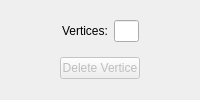
                     <widget class="QWidget" name="page_27">
                      <layout class="QVBoxLayout" name="verticalLayout_26">
                       <item>
                        <layout class="QHBoxLayout" name="horizontalLayout_31">
                         <item>
                          <spacer name="horizontalSpacer_66">
                           <property name="orientation">
                            <enum>Qt::Horizontal</enum>
                           </property>
                           <property name="sizeHint" stdset="0">
                            <size>
                             <width>40</width>
                             <height>20</height>
                            </size>
                           </property>
                          </spacer>
                         </item>
                         <item>
                          <widget class="QLabel" name="label_71">
                           <property name="text">
                            <string>Vertices:</string>
                           </property>
                          </widget>
                         </item>
                         <item>
                          <widget class="QLineEdit" name="lineEditVertices_2">
                           <property name="maximumSize">
                            <size>
                             <width>25</width>
                             <height>16777215</height>
                            </size>
                           </property>
                           <property name="text">
                            <string/>
                           </property>
                           <property name="readOnly">
                            <bool>true</bool>
                           </property>
                          </widget>
                         </item>
                         <item>
                          <spacer name="horizontalSpacer_67">
                           <property name="orientation">
                            <enum>Qt::Horizontal</enum>
                           </property>
                           <property name="sizeHint" stdset="0">
                            <size>
                             <width>40</width>
                             <height>20</height>
                            </size>
                           </property>
                          </spacer>
                         </item>
                        </layout>
                       </item>
                       <item>
                        <layout class="QHBoxLayout" name="horizontalLayout_32">
                         <item>
                          <spacer name="horizontalSpacer_68">
                           <property name="orientation">
                            <enum>Qt::Horizontal</enum>
                           </property>
                           <property name="sizeHint" stdset="0">
                            <size>
                             <width>40</width>
                             <height>20</height>
                            </size>
                           </property>
                          </spacer>
                         </item>
                         <item>
                          <widget class="QPushButton" name="pushButtonDelVertice_2">
                           <property name="enabled">
                            <bool>false</bool>
                           </property>
                           <property name="maximumSize">
                            <size>
                             <width>80</width>
                             <height>16777215</height>
                            </size>
                           </property>
                           <property name="text">
                            <string>Delete Vertice</string>
                           </property>
                          </widget>
                         </item>
                         <item>
                          <spacer name="horizontalSpacer_69">
                           <property name="orientation">
                            <enum>Qt::Horizontal</enum>
                           </property>
                           <property name="sizeHint" stdset="0">
                            <size>
                             <width>40</width>
                             <height>20</height>
                            </size>
                           </property>
                          </spacer>
                         </item>
                        </layout>
                       </item>
                      </layout>
                     </widget>
